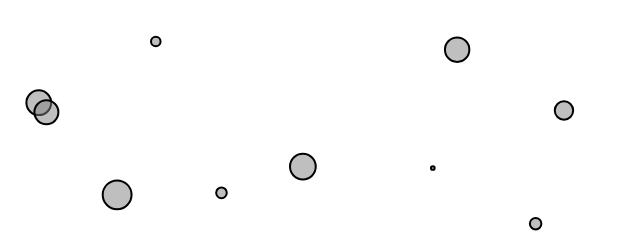
Frame 1 (no input)
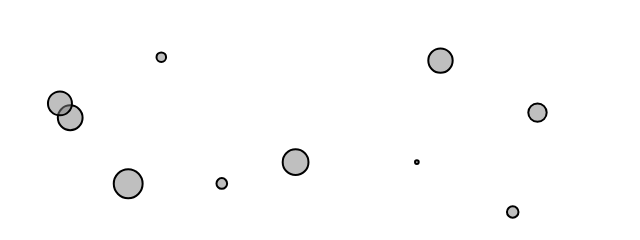
Frame 60 (no input)
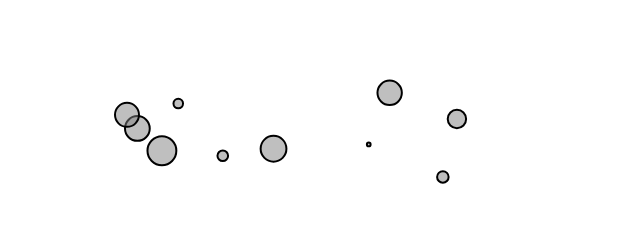
Frame 120 (the mouse pressed at the canvas centre since frame 60)

The p5.js sketch that drew these frames (run headless with seeded random() and noise() and a simulated clock; from frame 60 on, the mouse is pressed at the canvas centre):

// p5.js sketch
// ── sketch.js
//https://dangries.com/rectangleworld/demos/nBody/

let bodies = [];


function setup() {
  createCanvas(640, 240);
  for (let i = 0; i < 10; i++) {
    bodies[i] = new Body(random(width), random(height), random(0.1, 2));
  }
}

function draw() {
  background(255);

  for (let i = 0; i < bodies.length; i++) {
    for (let j = 0; j < bodies.length; j++) {
      if (i !== j) {
        let force = bodies[j].attract(bodies[i]);
        bodies[i].applyForce(force);
      }
    }

    bodies[i].update();
    bodies[i].show();
  }
}
// ── mover.js
class Body {
  constructor(x, y,m ) {
    this.pos = createVector(x, y);
    this.vel = createVector(0, 0);
    this.acc = createVector(0, 0);
    this.mass = m;
  }
  
  applyForce(force){
    let f = p5.Vector.div(force, this.mass);
    this.acc.add(f);
  }

  update() {
    this.pos.add(this.vel);
    this.vel.add(this.acc);
    this.acc.mult(0);
  }

  show() {
    stroke(0);
    strokeWeight(2);
    fill(127,127);
    circle(this.pos.x, this.pos.y, this.mass*16);
  }
  
    attract(other) {
    let force = p5.Vector.sub(this.pos, other.pos);
    let d = constrain(force.mag(), 5, 25);
    let G = 1;
    let strength = (G * this.mass * other.mass) / (d * d);
    force.setMag(strength);
    return force;
  }

}
